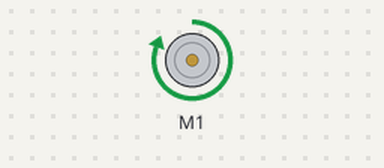
Simulated run of this sketch. Board: Arduino Uno, built with avr-gcc and run on an emulated ATmega328P. On the bench: DC motor (green arrow = forward, orange = backward, longer = faster). What the sketch prints to the serial monitor is not drawn.

Above: at 1.2 s.
At 6.3 s:
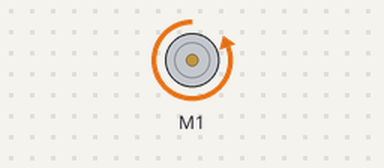
At 10.7 s:
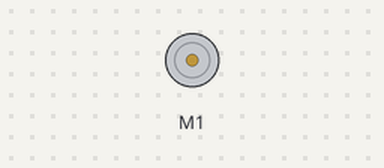
Timing chart, 0 to 14.6 s (numbered marks = the images above):
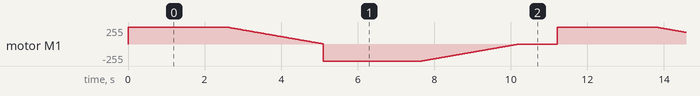

The sketch:

motor.ino
```cpp
// This program runs a single motor using the ardafruit motor driver shield

#define MOTOR_1   1

#include <AFMotor.h>

AF_DCMotor motor1(MOTOR_1);

void setup() {
  Serial.begin(9600);           // set up Serial library at 9600 bps
  Serial.println("Motor test!");

  // turn on motor
  motor1.setSpeed(200);

  motor1.run(RELEASE);
}

void loop() {
  uint8_t i;

  Serial.print("tick");

  motor1.run(FORWARD);
  for (i=0; i<255; i++) {
    motor1.setSpeed(255);
    delay(10);
 }

  for (i=255; i!=0; i--) {
    motor1.setSpeed(i);
    delay(10);
 }

  Serial.print("tock");

  motor1.run(BACKWARD);
  for (i=0; i<255; i++) {
    motor1.setSpeed(255);
    delay(10);
 }

  for (i=255; i!=0; i--) {
    motor1.setSpeed(i);
    delay(10);
 }


  Serial.print("tech");
  motor1.run(RELEASE);
  delay(1000);
}
```
